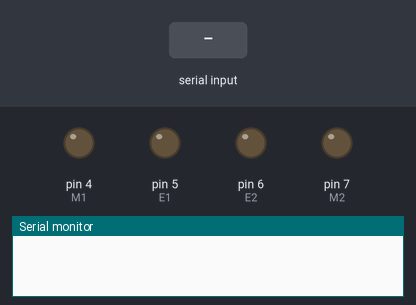
The sketch below on a simulated Arduino Uno, built with avr-gcc and run on an emulated ATmega328P. On the bench: output pins drawn as LEDs (lit = HIGH), the last lines printed to the serial monitor. The inputs (shaded band) are chosen by the test bench.

Above: at 1.2 s.
1.3 s: "w" received over Serial
At 2.5 s:
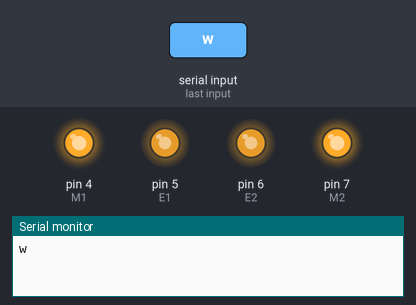
2.8 s: "s" received over Serial
At 3.9 s:
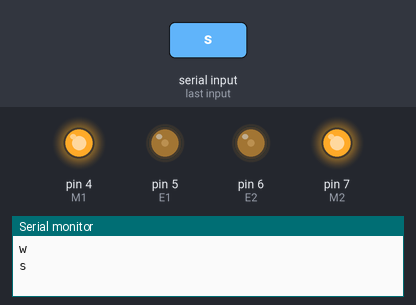
4.3 s: "d" received over Serial
At 5.0 s:
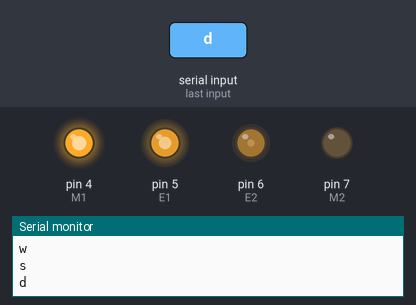
5.8 s: "a" received over Serial
At 6.1 s:
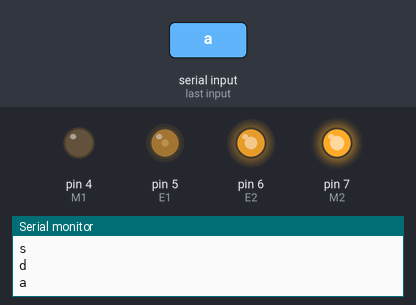
7.3 s: "W" received over Serial
At 8.5 s:
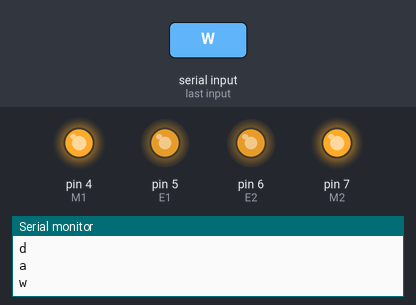
8.8 s: "S" received over Serial
At 9.6 s:
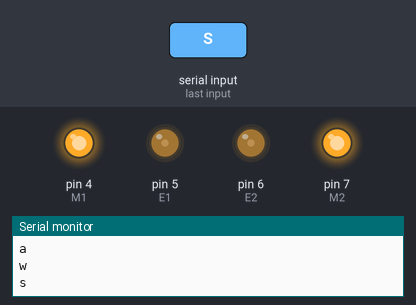
Timing chart, 0 to 11.3 s (numbered marks = the images above; inputs shaded):
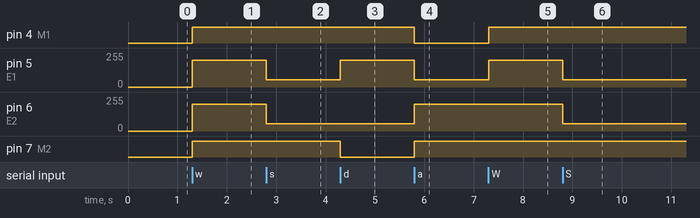

The sketch:

surprising_krunk_kasi1.ino
```cpp
int E1 = 5;
int M1 = 4;
int E2 = 6;
int M2 = 7;
int value=200;
char input;
void forward();
void backward();
void left();
void stop();
void right();
void setup()
{
    pinMode(M1, OUTPUT);
    pinMode(M2, OUTPUT);
  Serial.begin(9600);
}
void loop()
{
  if (Serial.available()>0)
  {
    input=Serial.read();
    if (input=='w'||input=='W')
    {
		forward();
    }
    else if (input=='s'||input=='S')
    {
		backward();
    }
    else if (input=='d'||input=='D')
    {
		right();
    }
    else if (input=='a'||input=='A')
    {
		left();
    }
    else if (input=='b'||input=='B')
    {
		stop();
    }
    else
    {
      Serial.println("Invalid");
    }
  }
}


void forward()
  {
    digitalWrite(M1,HIGH);
    digitalWrite(M2,HIGH);
    analogWrite(E1, value);
    analogWrite(E2, value);
    delay(30);
  Serial.println("w");
}
void backward()
{
    digitalWrite(M1,HIGH);
    digitalWrite(M2,HIGH);
    analogWrite(E1, -1*value);
    analogWrite(E2, -1*value);
    delay(30);
    Serial.println("s");

}
void left()
{
    digitalWrite(M1,LOW);
    digitalWrite(M2,HIGH);
    analogWrite(E1, -1*value);
    analogWrite(E2, value);
    delay(30);
    Serial.println("a");

}
void right()
  {
    digitalWrite(M1,HIGH);
    digitalWrite(M2,LOW);
    analogWrite(E1, value);
    analogWrite(E2, -1*value);
    delay(30);
    Serial.println("d");

  }
void stop()
{
  digitalWrite(M1,LOW);
  digitalWrite(M2,LOW);
  analogWrite(E1, 0);
    analogWrite(E2,0);
}
```

Measured:
- after the input at 1.3 s, pin 4 (M1), pin 7 (M2): LOW → HIGH at once; pin 5 (E1), pin 6 (E2): 0/255 → 200/255 at once
- after the input at 2.8 s, pin 5 (E1), pin 6 (E2): 200/255 → 56/255 at once
- after the input at 4.3 s, pin 5 (E1): 56/255 → 200/255 at once; pin 7 (M2): HIGH → LOW at once
- after the input at 5.8 s, pin 4 (M1): HIGH → LOW at once; pin 5 (E1): 200/255 → 56/255 at once; pin 6 (E2): 56/255 → 200/255 at once; pin 7 (M2): LOW → HIGH at once
- after the input at 7.3 s, pin 4 (M1): LOW → HIGH at once; pin 5 (E1): 56/255 → 200/255 at once
- after the input at 8.8 s, pin 5 (E1), pin 6 (E2): 200/255 → 56/255 at once
